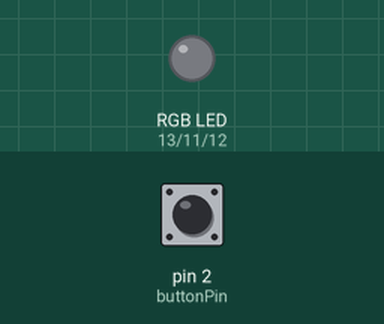
Bench run of a sketch on a simulated Arduino Uno, built with avr-gcc and run on an emulated ATmega328P. Parts: an RGB LED mixed from three pins (HIGH = lit). Inputs (shaded band) come from the test bench; at power-on: pin 2 (buttonPin) HIGH.

Above: at 1.2 s.
1.3 s: pin 2 (buttonPin) pulled LOW for 0.15 s
At 2.0 s:
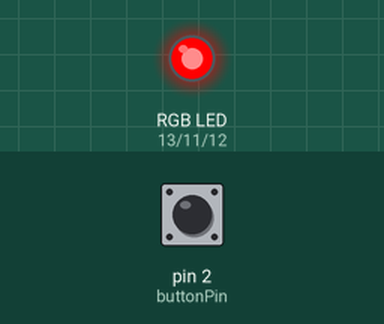
2.9 s: pin 2 (buttonPin) pulled LOW for 1 s
At 3.2 s:
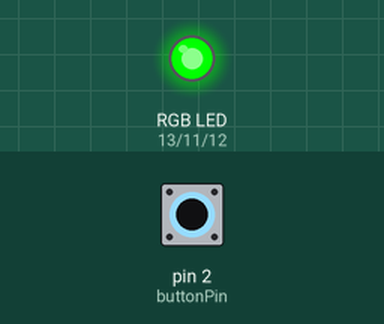
5.4 s: pin 2 (buttonPin) pulled LOW for 0.15 s
At 6.3 s:
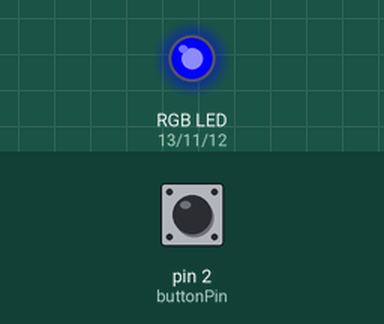
7.0 s: pin 2 (buttonPin) pulled LOW for 3.2 s
At 7.5 s:
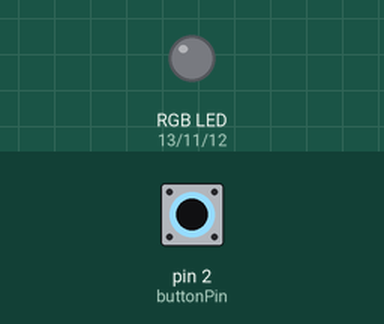
Timing chart, 0 to 10.0 s (numbered marks = the images above; inputs shaded):
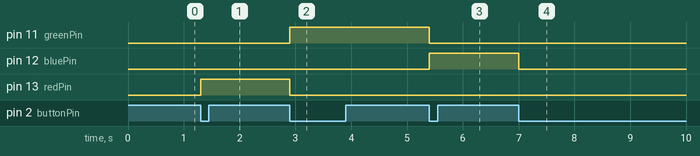

The sketch:

LED_RGB.ino
```cpp
// Definição dos pinos
int buttonPin = 2;    // Pino do botão
int redPin = 13;      // Pino para a cor vermelha do LED RGB
int greenPin = 11;    // Pino para a cor verde do LED RGB
int bluePin = 12;     // Pino para a cor azul do LED RGB

// Variável para armazenar o estado do botão
int buttonState = 0;

// Variável para alternar entre cores
int colorState = 0;

// Variável para armazenar o estado anterior do botão
int lastButtonState = LOW;

void setup() {
  // Configura os pinos do LED RGB como saída
  pinMode(redPin, OUTPUT);
  pinMode(greenPin, OUTPUT);
  pinMode(bluePin, OUTPUT);

  // Configura o pino do botão como entrada com pull-up interno
  pinMode(buttonPin, INPUT_PULLUP);
}

void loop() {
  // Lê o estado do botão
  buttonState = digitalRead(buttonPin);

  // Verifica se o botão foi pressionado (mudança de HIGH para LOW)
  if (buttonState == LOW && lastButtonState == HIGH) {
    // Alterna entre cores quando o botão é pressionado
    colorState++;
    if (colorState > 3) {
      colorState = 0;
    }

    // Atualiza a cor do LED RGB com base no valor de colorState
    switch (colorState) {
      case 0: // LED desligado
        analogWrite(redPin, 0);
        analogWrite(greenPin, 0);
        analogWrite(bluePin, 0);
        break;
      case 1: // Vermelho
        analogWrite(redPin, 255);
        analogWrite(greenPin, 0);
        analogWrite(bluePin, 0);
        break;
      case 2: // Verde
        analogWrite(redPin, 0);
        analogWrite(greenPin, 255);
        analogWrite(bluePin, 0);
        break;
      case 3: // Azul
        analogWrite(redPin, 0);
        analogWrite(greenPin, 0);
        analogWrite(bluePin, 255);
        break;
    }

    // Aguarda um momento para evitar múltiplas alternâncias rápidas
    delay(200);
  }

  // Armazena o estado atual do botão como o último estado
  lastButtonState = buttonState;

}
```

Measured:
- after the input at 1.3 s, pin 13 (redPin): LOW → HIGH at once
- after the input at 2.9 s, pin 11 (greenPin): LOW → HIGH at once; pin 13 (redPin): HIGH → LOW at once
- after the input at 5.4 s, pin 11 (greenPin): HIGH → LOW at once; pin 12 (bluePin): LOW → HIGH at once
- after the input at 7.0 s, pin 12 (bluePin): HIGH → LOW at once
